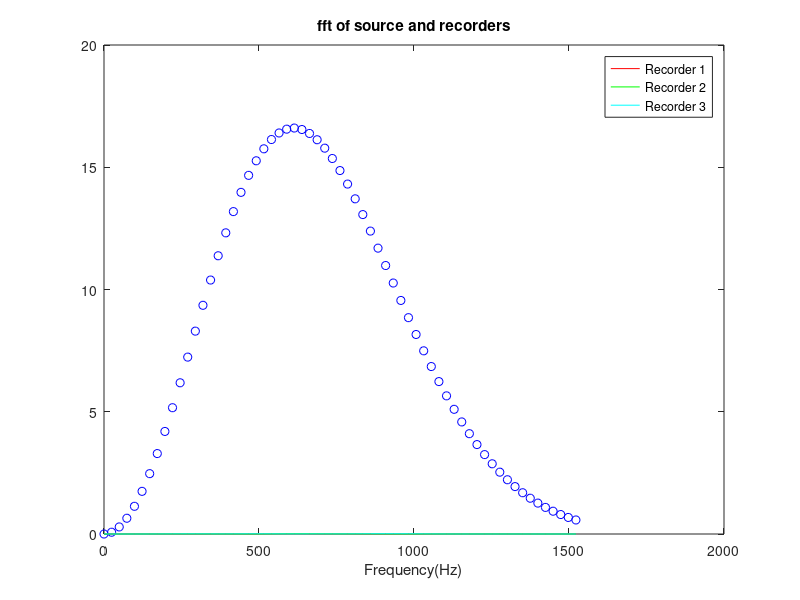
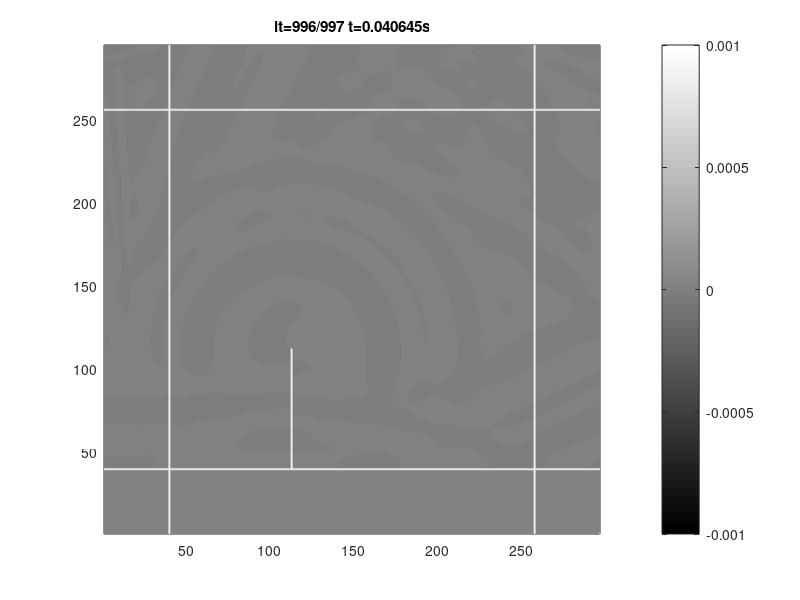

Write the MATLAB code that produced these figures, in order. (Note: this script raises an error after producing the figures.)
function return_args=thin_wall(ifshow,k_max,m,fp,if_free)
if nargin<1
    close all
    clc
    ifshow=1;
    fp=68*9;
    k_max=5637*fp/500;
    m=1.4;
    if_free=0;
end
%% INITIALIZATION OF GRID AND SIMULATING PARAMETERS
c=340;          % Speed of sound
lp=c/fp;        % Associated wavelength with peak frequency
md=2;           % dr=md/fp
d=1.0;          % d distance in exercise (in m)
dx=c/fp/20;     % Spatial discretisation step, at least 20 samples
                % per wavelength
nd=ceil(d/dx);  % number of grids in d.
if mod(nd,2)==1 % nd should be even, because nd/2 is needed.
    nd=nd+1;
end
dx=d/nd;             % Recalculate dx
dy=dx;               % Same grid in x,y
np=lp/dx;            % Does not need to be integer
nx=6*nd+2+1;         % Number of cells in x direction
ny=6*nd+1;           % Number of cells in y direction
npml=40;             % Number of cells in PML
xdim=nx-2+2*npml;    % Total number of columns
ydim=ny-2+2*npml;    % Total number of rows
cn=1/sqrt(2);
dt=cn*dx/c/sqrt(2);  % Time step
cdtdx=c*dt/dx;       % c * dt / dx. Needed for ricker wavelet
nt=round(2*md/(fp*dt)+...
         sqrt(xdim^2+ydim^2)/cdtdx);%Number of time steps
%%% FFT INITIALIZATIONS
fmax=1/(2*dt);       % Maximum frequency in fft
df=fmax/(nt/2);      % Frequency resolution
disp(['d=',num2str(d),' m'])
disp(['nx=',num2str(nx),' dx=',num2str(dx),' nt=',num2str(nt)])
disp(['fp=',num2str(fp),'Hz df=',num2str(df),' fmax=',num2str(fmax)])
%% OTHER INITIALIZATIONS
col_s=npml+nd;       % X location of source
row_s=npml+ny-1-nd/2;% Y location of source
col_r1=col_s+2*nd+2; % X location of recorder1
col_r2=col_r1+nd;    % X location of recorder2
col_r3=col_r2+nd;    % X location of recorder3
source=arrayfun(@(it)ricker_wavelet(cdtdx,np,it,md),1:nt);
r1=zeros(nt,1);      % Recorder1 Pre alocation
r2=r1;               % Recorder2 Pre alocation
r3=r2;               % Recorder3 Pre alocation
fft_source=abs(fft(source))';
f=(0:df:2.5*fp)';
fft_source=fft_source(1:length(f));
if ifshow
    figure(1)% to show the fft of source
    plot(f,fft_source,'bo')
    xlabel('Frequency(Hz)')
    title('fft of source and recorders')
end
% Defining the fields
ox=zeros(ydim,xdim);
oy=ox;
p=ox;
px=spalloc(ydim,xdim,2*npml*ydim+(nx-2)*npml);
py=px; % px and py are sparse. They fit around p.
% Frame is just made to better see the boundaries and source
% Frame is prealocated for more elements that actually needed.
frame=sparse(ydim,xdim,3*ydim+3*xdim);
frame(npml,:)=1;frame(ny+npml-1,:)=1;
frame(:,npml)=1;frame(:,nx+npml-1)=1;
frame(npml+ny-2*nd-1:npml+ny-1,npml+2*nd+1)=1;
%% INITIALIZING THE DAMPING MATRICES
% Starting out with the ox and oy...
KO_x=spalloc(ydim,xdim,(2*npml-1)*ydim);
KO_y=spalloc(ydim,xdim,npml*xdim);
dpml=npml-0.5;%maximum length of PML
dist=(0.5:1:dpml);%All Os have 0.5 offset.
base_damp=repmat(k_max*(dist'/dpml).^m,1,xdim);
KO_y(1:npml,:)=flipud(base_damp);%Top PML - OY
KO_y(end-npml+2:end,:)=base_damp(1:end-1,:); % Bottom PML - OY
base_damp=repmat(k_max*(dist/npml).^m,ydim,1);%needed for Ox
KO_x(:,end-npml+1:end)=base_damp;%right part of Ox
% The left part of Ox has 1 element less
KO_x(:,1:npml-1)=fliplr(base_damp(:,1:end-1));
% Now calculating the damping matrices for p.
KP_x=spalloc(ydim,xdim,2*npml*ydim);
KP_y=spalloc(ydim,xdim,2*npml*ydim);
dist=(0:npml-1);% Here there is no offset.
base_damp=repmat(k_max*(dist'/dpml).^m,1,xdim);
KP_y(end-npml+1:end,:)=base_damp;
KP_y(1:npml,:)=flipud(base_damp);
base_damp=repmat(k_max*(dist/dpml).^m,ydim,1);%needed for px
KP_x(:,1:npml)=fliplr(base_damp);
KP_x(:,end-npml+1:end)=base_damp;
% Construction of some needed constant matrices in update equations.
KO_x_o=(1-KO_x*dt/2)./(1+KO_x*dt/2);%Multiplied by previous ox
KO_x_p=dt/dx./(1+KO_x*dt/2);%Multiplied by p.
KO_y_o=(1-KO_y*dt/2)./(1+KO_y*dt/2);%Multiplied by previous oy
KO_y_p=dt/dy./(1+KO_y*dt/2);%Multiplied by p.
KP_x_o=c^2*dt/dx;
KP_x_p=1-KP_x*dt;
KP_y_o=c^2*dt/dy;
KP_y_p=1-KP_y*dt;
%% TIME STEPPING ITERATION
if ifshow;
    figure(2);
end
display='it=0/nt t=0.000000';
fprintf(display)
for it=1:nt
    t=(it-1)*dt;
    fprintf(repmat('\b',1,length(display)))
    display=sprintf('it=%d/%d t=%.6fs',it,nt,t);
    fprintf(display);
    p(row_s,col_s)=p(row_s,col_s)+source(it);
    r1(it)=p(row_s,col_r1);
    r2(it)=p(row_s,col_r2);
    r3(it)=p(row_s,col_r3);
    
    % Update Equations
    ox=fin_diff([p+px+py,zeros(ydim,1)],ox,'x',KO_x_p,KO_x_o);
    oy=fin_diff([zeros(1,xdim);p+px+py],oy,'y',KO_y_p,KO_y_o);
    p=fin_diff([ox(:,1),ox],px+p,'x',KP_x_o,KP_x_p);

    px(:,[1:npml,nx+npml-1:end])=p(:,[1:npml,nx+npml-1:end]);
    px([1:npml,ny+npml-1:end],:)=p([1:npml,ny+npml-1:end],:);
    p(:,[1:npml,nx+npml-1:end])=0;
    p([1:npml,ny+npml-1:end],:)=0;
    
    p=fin_diff([oy;zeros(1,xdim)],py+p,'y',KP_y_o,KP_y_p);
    
    py(:,[1:npml,nx+npml-1:end])=p(:,[1:npml,nx+npml-1:end]); %#ok<*SPRIX>
    py([1:npml,ny+npml-1:end],:)=p([1:npml,ny+npml-1:end],:); %#ok<SPRIX>
    p(:,[1:npml,nx+npml-1:end])=0;
    p([1:npml,ny+npml-1:end],:)=0;
    
    % Boundries
    if ~if_free
        p (npml+ny-2*nd-1:npml+ny-1,npml+2*nd+1)=0; % Thin wall
        p (npml+ny-1,:)=0;  % Ground
        px(npml+ny-1,:)=0;
        py(npml+ny-1,:)=0;
    end
  
    if ifshow && mod(it,4)==0;
        pcolor(flipud(p+px+py+frame));
        colormap('gray');
        shading interp
        caxis([-.001 .001])
        colorbar
        xlim([1 xdim])
        ylim([1 ydim])
        title(display)
        getframe(); 
    end
end
fprintf('\n')
%% POST PROCESSING
return_args=struct('f',0,'r1',0,'r2',0,'r3',0,'E',0);

% Calculate remaining energy
ox=ox(npml:end-npml+1,npml:end-npml+1);
oy=oy(npml:end-npml+1,npml:end-npml+1);
energy=sum(sum(ox.^2+oy.^2));
return_args.E=energy;

% Calculate fft
fft_r1=abs(fft(r1));
fft_r2=abs(fft(r2));
fft_r3=abs(fft(r3));
fft_r1=fft_r1(1:length(f));
fft_r2=fft_r2(1:length(f));
fft_r3=fft_r3(1:length(f));
% Plot FFT of recorders if requested
if ifshow
    figure(1);%Back to fft plot
    hold on
    h1=plot(f,fft_r1,'r');
    h2=plot(f,fft_r2,'g');
    h3=plot(f,fft_r3,'c');
    legend([h1,h2,h3],'Recorder 1','Recorder 2','Recorder 3','Location',...
           'NorthEast')
end
% Fit curve using spline
ft=fittype('smoothingspline');
opts=fitoptions(ft);
[f,fft_r1]=prepareCurveData(f,fft_r1);
[f,fft_r2]=prepareCurveData(f,fft_r2);
[f,fft_r3]=prepareCurveData(f,fft_r3);
[f,fft_source]=prepareCurveData(f,fft_source);
fit_r1=fit(f,fft_r1,ft,opts);
fit_r2=fit(f,fft_r2,ft,opts);
fit_r3=fit(f,fft_r3,ft,opts);
fit_source=fit(f,fft_source,ft,opts);
f=linspace(0.5*fp,1.5*fp,101);
f=f(1:end-1);
return_args.f=f;
return_args.r1=fit_r1(f)./fit_source(f);
return_args.r2=fit_r2(f)./fit_source(f);
return_args.r3=fit_r3(f)./fit_source(f);
end

function value=ricker_wavelet(cdtdx,np,it,md)
    value=pi^2*(cdtdx*it/np-md)^2;
    value=(1-2*value)*exp(-value);
end

function b=fin_diff(a,b,direction,scale_a,scale_b)
    switch direction
      case 'x'
        cols=1:size(b,2);
        b=full(scale_b.*b-scale_a.*(a(:,cols+1)-a(:,cols)));
      case 'y'
        rows=1:size(b,1);
        b=full(scale_b.*b-scale_a.*(a(rows,:)-a(rows+1,:)));
    end
end

